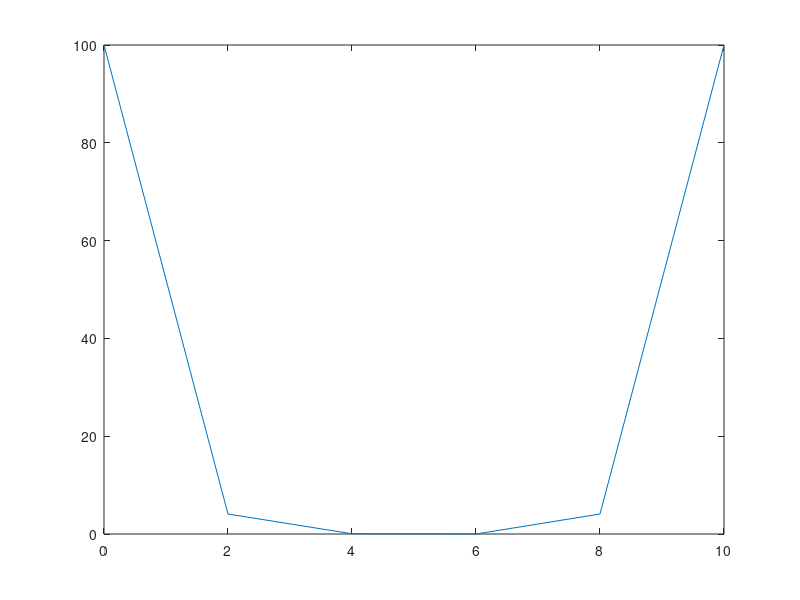

Here is the MATLAB script that generated this plot:
ht=0.1;
ta=0;
tb=0.2;
nt=(tb-ta)/ht;
nt=nt+1;

nx=6;
xa=0;
xb=10;
h=(xb-xa)/(nx-1);

k=0.835;
lambda=k*(ht/(h^2));
x=linspace(xa,xb,nx);
T=zeros(nt,nx);
T(:,1)=100;
T(:,nx)=100;
for i=2:nx-1
 for j=1:nt-1
    T(j+1,i)=lambda*T(j,i-1)+(1-2*lambda)*T(j,i)+lambda*T(j,i+1);
 end
end
T
plot(x,T(nt,:))